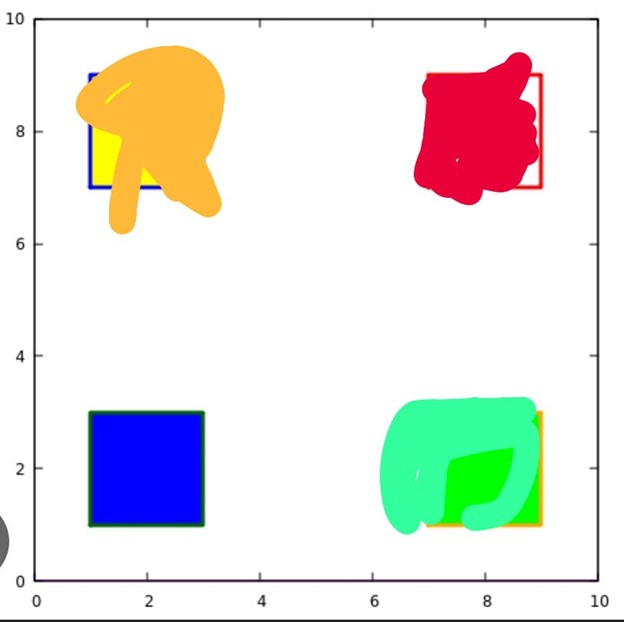
#> input picture Picture1.jpg, 624 x 622 px
$ jupyter execute 'Paint Border Crossing Detection.ipynb'
#> lines starting #> are read from the running program, lines starting #| are printed output that depends on the picture; after the words box and inside, x2 and y2 are one past the last pixel; in counts of white or black regions, pixels touching at a corner belong together
# Paint Border Crossing Detection

### I have used the provided image from the data for this test and sliced the image to get the bottom left rectangle for Paint Border Crossing Detection.

[cell 1]
# importing necessary libraries

import cv2
import matplotlib.pyplot as plt
import numpy as np
import pandas as pd

[cell 2]
# importing the image and loading the image

img=cv2.imread('Picture1.jpg')
#> img is the input picture: shape (622, 624, 3); mean B, G, R 224.6, 228.8, 229.5
img_rgb = cv2.cvtColor(img, cv2.COLOR_BGR2RGB)
plt.figure(figsize=(5,5))
plt.imshow(img_rgb)
plt.title('Image')
plt.axis('off')
plt.show()

[cell 3]
# shape of the imported image

print('Shape of the image:',img.shape)
#| Shape of the image: (622, 624, 3)
shape=pd.DataFrame(img.shape)
#> shape = table of 3 rows and 1 columns
shape.index=['Height','width','channels']
shape.rename(columns={0:'Values'},inplace=True)
shape
#> Out = table of 3 rows and 1 columns

[cell 4]
# lets slice the above jpg file to display only the bottom left blue rectangular box

image=img[400:550,50:300]
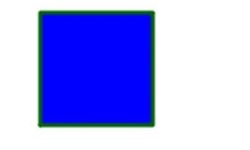
#> image: shape (150, 250, 3); mean B, G, R 242.5, 167.2, 162.9
rgb_image=cv2.cvtColor(image, cv2.COLOR_BGR2RGB)
plt.figure(figsize=(5,5))
plt.imshow(rgb_image)
plt.title('Image')
plt.axis('off')
plt.show()

[cell 5]
# shape of the sliced image

print('Shape of the sliced image:',image.shape)
#| Shape of the sliced image: (150, 250, 3)
shape_new=pd.DataFrame(image.shape)
#> shape_new = table of 3 rows and 1 columns
shape_new.index=['Height','width','channels']
shape_new.rename(columns={0:'Values'},inplace=True)
shape_new
#> Out = table of 3 rows and 1 columns

[cell 6]
# Define the rectangle boundary
x_start, y_start, x_end, y_end = 42, 15, 151, 123

# define blue color range
lower_blue = np.array([100, 150, 0])
upper_blue = np.array([140, 255, 255])

hsv_image = cv2.cvtColor(image, cv2.COLOR_BGR2HSV)
#> hsv_image: shape (150, 250, 3); mean H, S, V 50.8, 90.1, 244.7

hsv_image_color=cv2.cvtColor(hsv_image, cv2.COLOR_BGR2RGB)
#> hsv_image_color: shape (150, 250, 3); mean H, S, V 244.7, 90.1, 50.8
plt.figure(figsize=(5,5))
plt.imshow(hsv_image_color)
plt.title('Image')
plt.axis('off')
plt.show()

[cell 7]
# Create a mask for blue color
mask = cv2.inRange(hsv_image, lower_blue, upper_blue)
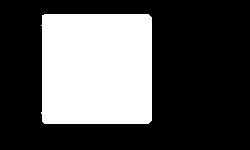
#> mask: shape (150, 250); 32.2% white; 1 white region, box (x1, y1, x2, y2) and area: (41, 14, 152, 124) 12086
mask_color=cv2.cvtColor(mask, cv2.COLOR_BGR2RGB)
plt.figure(figsize=(5,5))
plt.imshow(mask_color)
plt.title('Image')
plt.axis('off')
plt.show()

[cell 8]
outside_boundary = mask.copy()

# Set the area inside the rectangle to 0
outside_boundary[y_start:y_end, x_start:x_end] = 0
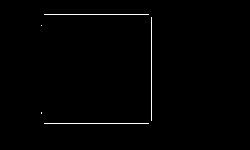
#> outside_boundary: shape (150, 250); 0.85% white in thin lines or dots, all inside (x1, y1, x2, y2) = (41, 14, 152, 124)

# Check if there are any blue pixels outside the boundary
if np.any(outside_boundary):
    print("There are blue pixels outside the boundary.")
else:
    print("There are no blue pixels outside the boundary.")

[cell 9]
outside_boundary_color=cv2.cvtColor(outside_boundary, cv2.COLOR_BGR2RGB)
plt.figure(figsize=(5,5))
plt.imshow(outside_boundary_color)
plt.title('Image')
plt.axis('off')
plt.show()
